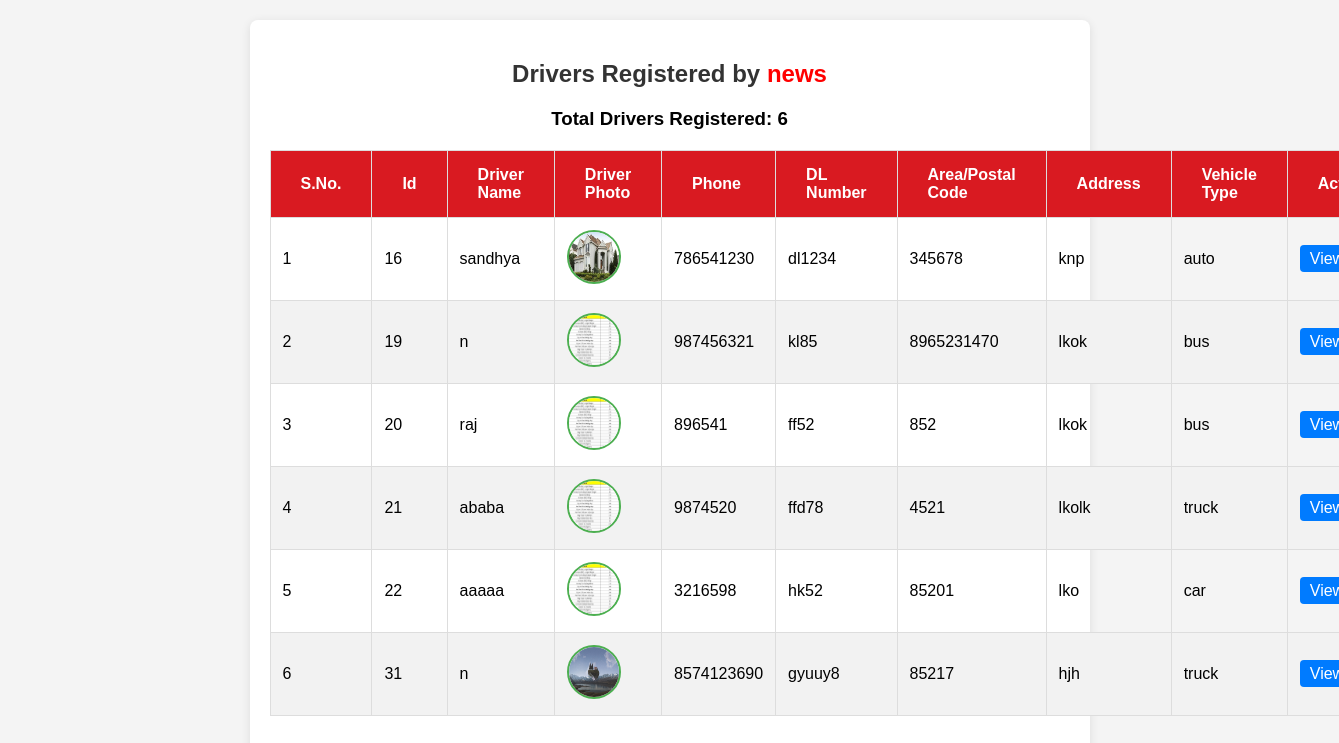
The page /admin/record2.php (signed in) on the database its author committed.
### tables this page shows
CREATE TABLE `driver_info` (
  `id` int(11) NOT NULL,
  `driver_mode` varchar(50) NOT NULL,
  `driver_name` varchar(255) NOT NULL,
  `driver_photo` varchar(255) NOT NULL,
  `phone` varchar(15) NOT NULL,
  `dl_number` varchar(50) NOT NULL,
  `area_postal_code` varchar(10) NOT NULL,
  `address` text NOT NULL,
  `license_expiry` date NOT NULL,
  `vehicle_type` varchar(50) NOT NULL,
  `signature_file` varchar(255) DEFAULT NULL,
  `signature_data` text DEFAULT NULL,
  `registration_date` datetime DEFAULT current_timestamp(),
  `staff_id` varchar(50) NOT NULL
);

### admin/record2.php (the view, shortened to what this page needs)
<?php
include 'conn.php';
$staff_id = $_SESSION['staff_id'];
$staff_name = $_SESSION['staff_name'];
$total_registered_by_staff = 0;
$query = "SELECT COUNT(*) AS total FROM driver_info WHERE staff_id = ?";
$stmt = $conn->prepare($query);
$stmt->bind_param("s", $staff_id);
$stmt->execute();
$result = $stmt->get_result();
if ($result && $row = $result->fetch_assoc()) {
    $total_registered_by_staff = $row['total'];
}
$drivers = [];
$query = "SELECT id, driver_name, driver_photo, phone, dl_number, area_postal_code, address, vehicle_type FROM driver_info WHERE staff_id = ?";
$stmt = $conn->prepare($query);
$stmt->bind_param("s", $staff_id);
$stmt->execute();
$result = $stmt->get_result();
while ($row = $result->fetch_assoc()) {
    $drivers[] = $row;
}
?>
<!DOCTYPE html>
<html lang="en">
<head>
    <link rel="stylesheet" href="css/admin.css">
</head>
<body>
    <div class="content">
        <h2>Drivers Registered by <b style="color:red;">
            <?php echo htmlspecialchars($staff_name); ?>
        </b></h2>
        <h3 class="center">Total Drivers Registered: <?php echo htmlspecialchars($total_registered_by_staff); ?></h3>
        <table>
            <thead>
                <tr>
                    <th>S.No.</th>
                    <th>Id</th>
                    <th>Driver Name</th>
                    <th>Driver Photo</th>
                    <th>Phone</th>
                    <th>DL Number</th>
                    <th>Area/Postal Code</th>
                    <th>Address</th>
                    <th>Vehicle Type</th>
                    <th>Action</th>
                </tr>
            </thead>
            <tbody>
                <?php foreach ($drivers as $index => $driver): ?>
                <tr>
                    <td><?php echo htmlspecialchars($index + 1); ?></td>
                    <td><?php echo htmlspecialchars($driver['id']); ?></td>
                    <td><?php echo htmlspecialchars($driver['driver_name']); ?></td>
                    <td>
                                <img src="../images/<?php echo htmlspecialchars ($driver['driver_photo']); ?>" alt="Driver Photo" style="width: 50px; height: 50px;">
                            </td>
                    <td><?php echo htmlspecialchars($driver['phone']); ?></td>
                    <td><?php echo htmlspecialchars($driver['dl_number']); ?></td>
                    <td><?php echo htmlspecialchars($driver['area_postal_code']); ?></td>
                    <td><?php echo htmlspecialchars($driver['address']); ?></td>
                    <td><?php echo htmlspecialchars($driver['vehicle_type']); ?></td>
                    <td><a href="view_driver.php?id=<?php echo htmlspecialchars($driver['id']); ?>" class="action-btn">View</a></td>
                </tr>
                <?php endforeach; ?>
            </tbody>
        </table>
    </div>
</body>
</html>

### css/admin.css (style rules this page uses)
body { margin: 0; padding: 0; }
thead th { background-color: #D91A21; color: white; padding: 15px 30px; text-align: left; }
tbody td { padding: 12px; border-bottom: 1px solid #ddd; }
tbody tr:nth-child(even) { background-color: #f2f2f2; }
tbody td img { border-radius: 50%; border: 2px solid #4CAF50; }

### admin/record2.php (style rules this page uses)
body { font-family: Arial, sans-serif; margin: 0; padding: 0; background-color: #f4f4f4; }
.content { margin: 20px auto; padding: 20px; background-color: #fff; border-radius: 8px; box-shadow: 0 2px 10px rgba(0, 0, 0, 0.1); max-width: 800px; width: 100%; }
h2 { text-align: center; color: #333; margin-bottom: 20px; }
table { width: 100%; border-collapse: collapse; margin: 20px 0; }
table, th, td { border: 1px solid #ddd; }
th, td { padding: 8px; text-align: left; }
th { background-color: #f2f2f2; }
.action-btn { padding: 5px 10px; background-color: #007bff; color: white; text-decoration: none; border-radius: 4px; }
.center { text-align: center; }

### rows shown on the page
driver_info: id "16", driver_name "sandhya", driver_photo (picture), phone "786541230", dl_number "dl1234", area_postal_code "345678", address "knp", vehicle_type "auto"
driver_info: id "19", driver_name "n", driver_photo (picture), phone "987456321", dl_number "kl85", area_postal_code "8965231470", address "lkok", vehicle_type "bus"
driver_info: id "20", driver_name "raj", driver_photo (picture), phone "896541", dl_number "ff52", area_postal_code "852", address "lkok", vehicle_type "bus"
driver_info: id "21", driver_name "ababa", driver_photo (picture), phone "9874520", dl_number "ffd78", area_postal_code "4521", address "lkolk", vehicle_type "truck"
driver_info: id "22", driver_name "aaaaa", driver_photo (picture), phone "3216598", dl_number "hk52", area_postal_code "85201", address "lko", vehicle_type "car"
driver_info: id "31", driver_name "n", driver_photo (picture), phone "8574123690", dl_number "gyuuy8", area_postal_code "85217", address "hjh", vehicle_type "truck"

### other values the page prints
$staff_name "news"
$total_registered_by_staff "6"
